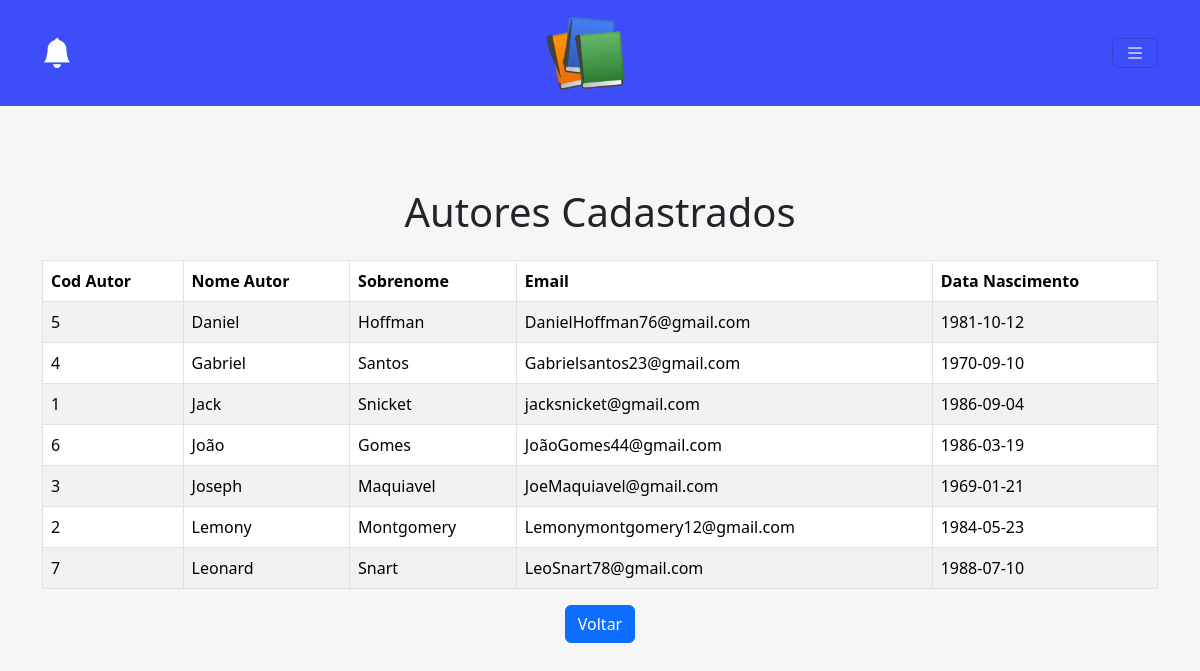
The app's page /listar_autor.php with its own data.
### tables this page shows
CREATE TABLE `autor` (
  `Cod_Autor` int(11) NOT NULL,
  `Nome_Autor` varchar(30) NOT NULL,
  `Sobrenome` varchar(30) NOT NULL,
  `EmaIl` varchar(70) NOT NULL,
  `Data_Nascimento` date NOT NULL
);

### autor.php (called while the page is built, shortened)
<?php
class Autor
{
    public function listar()
    {
        try {
            $this->conn = new Conectar();
            $sql = $this->conn->query("SELECT cod_autor, nome_autor, sobrenome, email, data_nascimento FROM autor ORDER BY nome_autor");
            $sql->execute();
            return $sql->fetchAll(PDO::FETCH_ASSOC);
        } catch (PDOException $exc) {
            echo "Erro ao executar consulta " . $exc->getMessage();
        }
    }
}
?>

### listar_autor.php (the view, shortened to what this page needs)
<!DOCTYPE html>
<html lang="pt-br">
<head>
    <link rel="stylesheet" href="css/style.css">
    <link href="https://cdn.jsdelivr.net/npm/bootstrap@5.3.3/dist/css/bootstrap.min.css" rel="stylesheet">
    <link href="https://cdn.jsdelivr.net/npm/bootstrap-icons@1.20.0/font/bootstrap-icons.css" rel="stylesheet">
    <link href="https://cdn.jsdelivr.net/npm/bootstrap-icons@1.7.2/font/bootstrap-icons.css" rel="stylesheet">
</head>
<body class="custom-bg">
    <nav id="navbar" class="navbar mb-5 fixed-top">
        <div class="container d-flex justify-content-between align-items-center">
            <i class="bi bi-bell-fill bell-icon" id="bell-icon"></i>
            <a class="navbar-brand mx-auto" href="menu.html">
              <img src="img/bookicon.png" alt="Logo da Empresa" class="d-inline-block align-middle">
            </a>
            <button style="color: white;" class="navbar-toggler" type="button" id="menu-toggler" aria-controls="navbarNavDropdown"
            aria-expanded="false" aria-label="Toggle navigation">
              <i style="color: white;" class="bi bi-list"></i>
            </button>
        </div>
    </nav>
<br><br>
<div class="container mt-5 pt-5">
    <h1 class="text-center mb-4 mt-4">Autores Cadastrados</h1>
    <table class="table table-striped table-bordered">
                        <thead>
                            <tr>
                                <th>Cod Autor</th>
                                <th>Nome Autor</th>
                                <th>Sobrenome</th>
                                <th>Email</th>
                                <th>Data Nascimento</th>
                            </tr>
                        </thead>
                        <tbody>
                            <?php
                            include_once 'autor.php';
                            $p = new Autor();
                            $pro_bd = $p->listar();
                            foreach ($pro_bd as $pro_mostrar) {
                                ?>
                                <tr>
                                    <td><?php echo $pro_mostrar['cod_autor']; ?></td>
                                    <td><?php echo $pro_mostrar['nome_autor']; ?></td>
                                    <td><?php echo $pro_mostrar['sobrenome']; ?></td>
                                    <td><?php echo $pro_mostrar['email']; ?></td>
                                    <td><?php echo $pro_mostrar['data_nascimento']; ?></td>
                                </tr>
                            <?php
                            }
                            ?>
                        </tbody>
                    </table>
                    <div class="text-center">
                        <a href="menu.html" class="btn btn-primary">Voltar</a>
                    </div>
                    </div>
</body>
</html>

### css/style.css (style rules this page uses)
body { overflow-x: hidden; background-color: #f6f6f6; }
.navbar { background-color: #3E4DFA; display: flex; justify-content: space-between; align-items: center; position: relative; }
.navbar-brand { display: flex; align-items: center; margin: 0 auto; }
.navbar-brand img { width: 80px; height: 80px; }
.navbar-toggler, .back-button-navbar { color: white; border: none; font-size: 30px; cursor: pointer; background-color: #3E4DFA; }
.navbar-toggler { color: white; border: none; font-size: 30px; }
.bell-icon { color: white; font-size: 30px; cursor: pointer; }
.custom-bg { background-color: #f6f6f6; padding: 20px; margin: 0px; max-width: 100%; }

### records on screen
autor: Cod_Autor "5", Nome_Autor "Daniel", Sobrenome "Hoffman", EmaIl "DanielHoffman76@gmail.com", Data_Nascimento "1981-10-12"
autor: Cod_Autor "4", Nome_Autor "Gabriel", Sobrenome "Santos", EmaIl "Gabrielsantos23@gmail.com", Data_Nascimento "1970-09-10"
autor: Cod_Autor "1", Nome_Autor "Jack", Sobrenome "Snicket", EmaIl "jacksnicket@gmail.com", Data_Nascimento "1986-09-04"
autor: Cod_Autor "6", Nome_Autor "João", Sobrenome "Gomes", EmaIl "JoãoGomes44@gmail.com", Data_Nascimento "1986-03-19"
autor: Cod_Autor "3", Nome_Autor "Joseph", Sobrenome "Maquiavel", EmaIl "JoeMaquiavel@gmail.com", Data_Nascimento "1969-01-21"
autor: Cod_Autor "2", Nome_Autor "Lemony", Sobrenome "Montgomery", EmaIl "Lemonymontgomery12@gmail.com", Data_Nascimento "1984-05-23"
autor: Cod_Autor "7", Nome_Autor "Leonard", Sobrenome "Snart", EmaIl "LeoSnart78@gmail.com", Data_Nascimento "1988-07-10"
